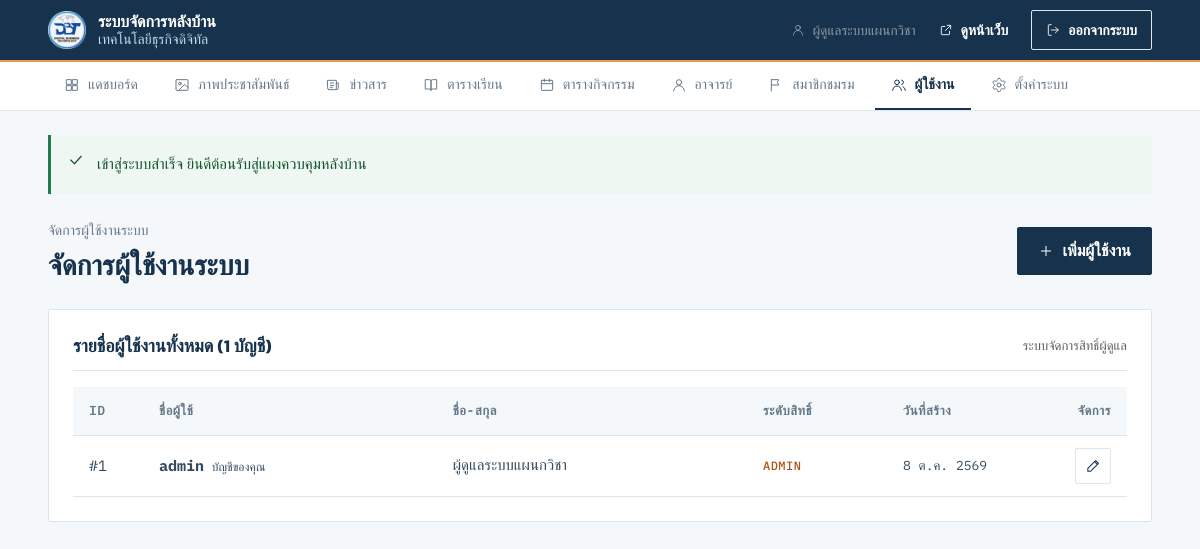
The page /admin/users.php (signed in) on the database its author committed.
### tables this page shows
CREATE TABLE
  IF NOT EXISTS `users` (
    `id` INT AUTO_INCREMENT PRIMARY KEY,
    `username` VARCHAR(50) NOT NULL UNIQUE,
    `password_hash` VARCHAR(255) NOT NULL,
    `full_name` VARCHAR(100) NOT NULL,
    `role` VARCHAR(20) NOT NULL DEFAULT 'admin',
    `created_at` TIMESTAMP DEFAULT CURRENT_TIMESTAMP
  );

### includes/services/AuthService.php (called while the page is built, shortened)
<?php
require_once __DIR__ . '/../db.php';
require_once __DIR__ . '/../helpers.php';
class AuthService
{
    private static $cachedUser = false;
    public static function currentUser(): ?array
    {
        if (self::$cachedUser === false) {
            self::$cachedUser = null;
            if (!empty($_SESSION['uid'])) {
                self::$cachedUser = q('SELECT id, username, full_name, role FROM users WHERE id = ?', [$_SESSION['uid']])->fetch() ?: null;
            }
        }
        return self::$cachedUser;
    }
    public static function requireLogin(): array
    {
        $u = self::currentUser();
        return $u;
    }
    public static function getAllUsers(): array
    {
        return q("SELECT id, username, full_name, role, created_at FROM users ORDER BY id ASC")->fetchAll();
    }
}

### includes/db.php (called while the page is built, shortened)
<?php
function db(): PDO
{
    static $pdo = null;
    if ($pdo !== null) {
        return $pdo;
    }
    $options = [
        PDO::ATTR_ERRMODE            => PDO::ERRMODE_EXCEPTION,
        PDO::ATTR_DEFAULT_FETCH_MODE => PDO::FETCH_ASSOC,
        PDO::ATTR_EMULATE_PREPARES   => false,
    ];
    try {
        $dsn = 'mysql:host=' . DB_HOST . ';port=' . DB_PORT . ';dbname=' . DB_NAME . ';charset=utf8mb4';
        $pdo = new PDO($dsn, DB_USER, DB_PASS, $options);
    } catch (PDOException $e) {
        try {
            $rootDsn = 'mysql:host=' . DB_HOST . ';port=' . DB_PORT . ';charset=utf8mb4';
            $rootPdo = new PDO($rootDsn, DB_USER, DB_PASS, $options);
            $dbNameEscaped = str_replace('`', '``', DB_NAME);
            $rootPdo->exec("CREATE DATABASE IF NOT EXISTS `{$dbNameEscaped}` CHARACTER SET utf8mb4 COLLATE utf8mb4_unicode_ci");
            unset($rootPdo);
            $pdo = new PDO($dsn, DB_USER, DB_PASS, $options);
        } catch (PDOException $subEx) {
            error_log("Database connection & auto-create error: " . $subEx->getMessage());
            http_response_code(500);
            exit('<p style="font-family:sans-serif;padding:2rem">เชื่อมต่อฐานข้อมูลไม่ได้ - ตรวจสอบค่าใน <code>.env</code> หรือ <code>includes/config.php</code></p>');
        }
    }
    try {
        $tableCheck = $pdo->query("SHOW TABLES LIKE 'users'")->fetch();
    } catch (PDOException $e) {
        error_log("Schema check error: " . $e->getMessage());
    }
    return $pdo;
}
function execute_query(string $sql, array $params = []): PDOStatement
{
    $st = db()->prepare($sql);
    $st->execute($params);
    return $st;
}
function q(string $sql, array $params = []): PDOStatement
{
    return execute_query($sql, $params);
}

### admin/users.php (the view, shortened to what this page needs)
<?php
$adminNav = 'users';
require_once __DIR__ . '/../includes/config.php';
require_once __DIR__ . '/../includes/helpers.php';
require_once __DIR__ . '/../includes/services/AuthService.php';
$currentUser = AuthService::requireLogin();
$isAdmin = ($currentUser['role'] === 'admin');
$action = filter_input(INPUT_GET, 'action', FILTER_DEFAULT) ?: ($isAdmin ? 'list' : 'edit');
$editItem = null;
$allUsers = $isAdmin ? AuthService::getAllUsers() : [];
require_once __DIR__ . '/../includes/admin-header.php';
?>
<div class="d-flex justify-content-between align-items-center mb-4">
  <div>
    <p class="eyebrow eyebrow-muted mb-1"><?= $isAdmin ? 'จัดการผู้ใช้งานระบบ' : 'ข้อมูลส่วนตัว' ?></p>
    <h1 style="font-size: 1.75rem; margin: 0;"><?= $isAdmin ? 'จัดการผู้ใช้งานระบบ' : 'แก้ไขข้อมูลส่วนตัวและรหัสผ่าน' ?></h1>
  </div>
  <?php if ($isAdmin): ?>
    <?php if ($action === 'list'): ?>
      <a href="<?= url('admin/users.php?action=new') ?>" class="btn btn-navy">
        <?= icon('plus', 16) ?>
        <span>เพิ่มผู้ใช้งาน</span>
      </a>
    <?php endif; ?>
  <?php endif; ?>
</div>
<?php if ($action === 'new' || $action === 'edit'): ?>
  <!-- ====================================================================
       ADD / EDIT FORM
       ==================================================================== -->
  <div class="admin-card mx-auto" style="max-width: 600px;">
    <div class="admin-card-head">
      <h3><?= $action === 'edit' ? 'แก้ไขผู้ใช้งาน #' . (int) $editItem['id'] : 'เพิ่มผู้ใช้งานใหม่' ?></h3>
    </div>
    <form method="POST" action="<?= url('admin/users.php') ?>" id="form-user-editor">
      <?= csrf_field() ?>
      <input type="hidden" name="sub_action" value="save">
      <?php if ($editItem): ?>
        <input type="hidden" name="id" value="<?= (int) $editItem['id'] ?>">
      <?php endif; ?>
      <div class="mb-3">
        <label for="input-user-username" class="form-label">ชื่อผู้ใช้งาน (Username) <span class="req">*</span></label>
        <input type="text"
               name="username"
               id="input-user-username"
               class="form-control mono"
               placeholder="เช่น admin หรือ editor01"
               value="<?= e($_POST['username'] ?? $editItem['username'] ?? '') ?>"
               required>
      </div>
      <div class="mb-3">
        <label for="input-user-fullname" class="form-label">ชื่อ-นามสกุลจริง <span class="req">*</span></label>
        <input type="text"
               name="full_name"
               id="input-user-fullname"
               class="form-control"
               placeholder="เช่น อ.สมชาย ใจดี"
               value="<?= e($_POST['full_name'] ?? $editItem['full_name'] ?? '') ?>"
               required>
      </div>
      <div class="mb-3">
        <label for="input-user-password" class="form-label">
          รหัสผ่าน <?= $action === 'edit' ? '<span class="text-muted">(เว้นว่างไว้หากไม่ต้องการเปลี่ยน)</span>' : '<span class="req">*</span>' ?>
        </label>
        <div class="pw-field">
          <input type="password"
                 name="password"
                 id="input-user-password"
                 class="form-control"
                 placeholder="••••••••"
                 minlength="6"
                 <?= $action === 'new' ? 'required' : '' ?>>
          <button type="button" class="pw-toggle" aria-label="แสดงรหัสผ่าน">
            <?= icon('eye', 18) ?>
          </button>
        </div>
        <div class="form-text">ความยาวอย่างน้อย 6 ตัวอักษร</div>
      </div>
      <?php if ($isAdmin): ?>
        <div class="mb-4">
          <label for="select-user-role" class="form-label">ระดับสิทธิ์</label>
          <select name="role" id="select-user-role" class="form-select">
            <option value="admin" <?= ($_POST['role'] ?? $editItem['role'] ?? '') === 'admin' ? 'selected' : '' ?>>Admin (ผู้ดูแลระบบสูงสุด)</option>
            <option value="editor" <?= ($_POST['role'] ?? $editItem['role'] ?? '') === 'editor' ? 'selected' : '' ?>>Editor (เจ้าหน้าที่แก้ไขข้อมูล)</option>
          </select>
        </div>
      <?php else: ?>
        <div class="mb-4">
          <label class="form-label">ระดับสิทธิ์</label>
          <div>
            <span class="tag"><?= e($editItem['role'] ?? 'editor') ?></span>
            <span class="text-muted small ms-2">(เฉพาะผู้ดูแลระบบหลักที่สามารถปรับเปลี่ยนสิทธิ์ได้)</span>
          </div>
        </div>
      <?php endif; ?>
      <div class="pt-3 border-top d-flex justify-content-end gap-2">
        <a href="<?= url($isAdmin ? 'admin/users.php' : 'admin/index.php') ?>" class="btn btn-line">ยกเลิก</a>
        <button type="submit" class="btn btn-navy">
          <?= icon('check', 16) ?>
          <span>บันทึกข้อมูล</span>
        </button>
      </div>
    </form>
  </div>
<?php else: ?>
  <div class="admin-card">
    <div class="admin-card-head d-flex justify-content-between align-items-center">
      <h3>รายชื่อผู้ใช้งานทั้งหมด (<?= count($allUsers) ?> บัญชี)</h3>
      <span class="mono text-muted" style="font-size: 13px;">ระบบจัดการสิทธิ์ผู้ดูแล</span>
    </div>
    <div class="table-responsive">
      <table class="admin-table">
        <thead>
          <tr>
            <th style="width: 70px;">ID</th>
            <th>ชื่อผู้ใช้</th>
            <th>ชื่อ-สกุล</th>
            <th style="width: 140px;">ระดับสิทธิ์</th>
            <th style="width: 140px;">วันที่สร้าง</th>
            <th class="text-end" style="width: 100px;">จัดการ</th>
          </tr>
        </thead>
        <tbody>
          <?php foreach ($allUsers as $userItem): ?>
            <tr>
              <td class="mono">#<?= (int) $userItem['id'] ?></td>
              <td>
                <span class="mono fw-bold text-navy"><?= e($userItem['username']) ?></span>
                <?php if ((int) $userItem['id'] === (int) $currentUser['id']): ?>
                  <span class="badge-active ms-1" style="font-size: 12px;">บัญชีของคุณ</span>
                <?php endif; ?>
              </td>
              <td><?= e($userItem['full_name']) ?></td>
              <td>
                <span class="tag" style="font-size: 12px;"><?= e($userItem['role']) ?></span>
              </td>
              <td class="mono" style="font-size: 13px;">
                <?= thai_date($userItem['created_at']) ?>
              </td>
              <td class="text-end">
                <div class="d-inline-flex gap-1">
                  <a href="<?= url('admin/users.php?action=edit&id=' . (int) $userItem['id']) ?>"
                     class="btn btn-action-icon btn-line"
                     title="แก้ไข">
                    <?= icon('pencil', 16) ?>
                  </a>
                </div>
              </td>
            </tr>
          <?php endforeach; ?>
        </tbody>
      </table>
    </div>
  </div>
<?php endif; ?>
<?php require_once __DIR__ . '/../includes/admin-footer.php'; ?>

### includes/admin-header.php (shortened to what this page needs)
<?php
require_once __DIR__ . '/config.php';
require_once __DIR__ . '/helpers.php';
require_once __DIR__ . '/services/AuthService.php';
$currentUser = AuthService::requireLogin();
$adminNav = $adminNav ?? '';
$flash = flash();
?>
<!DOCTYPE html>
<html lang="th">
<head>
  <link href="https://cdn.jsdelivr.net/npm/bootstrap@5.3.3/dist/css/bootstrap.min.css" rel="stylesheet">
  <link href="https://cdn.jsdelivr.net/npm/quill@2.0.2/dist/quill.snow.css" rel="stylesheet">
  <link rel="stylesheet" href="<?= url('assets/css/site.css') ?>?v=<?= file_exists(ROOT_PATH . '/assets/css/site.css') ? filemtime(ROOT_PATH . '/assets/css/site.css') : '1' ?>">
  <link rel="stylesheet" href="<?= url('assets/css/admin.css') ?>?v=<?= file_exists(ROOT_PATH . '/assets/css/admin.css') ? filemtime(ROOT_PATH . '/assets/css/admin.css') : '1' ?>">
</head>
<body style="padding-bottom: 40px; background-color: var(--c-bg-alt);">
<header class="admin-header py-2">
  <div class="container-xl d-flex align-items-center justify-content-between">
    <div class="d-flex align-items-center gap-3">
      <a href="<?= url('admin') ?>" class="brand text-white text-decoration-none">
        <img src="<?= url('assets/favicon/apple-touch-icon.png') ?>" alt="DBT" class="brand-favicon" width="38" height="38">
        <div class="brand-text">
          <span class="brand-name text-white">ระบบจัดการหลังบ้าน</span>
          <span class="brand-sub" style="color: var(--c-blue-300);"><?= e(SITE_NAME) ?></span>
        </div>
      </a>
    </div>
    <div class="d-flex align-items-center gap-2">
      <span class="text-white-50 d-none d-md-inline mono" style="font-size: 13.5px;">
        <?= icon('user', 14) ?> <?= e($currentUser['full_name'] ?? $currentUser['username'] ?? 'Admin') ?>
      </span>
      <a href="<?= url('index') ?>" class="btn btn-sm btn-navy" target="_blank" title="ดูหน้าเว็บจริง">
        <?= icon('external', 14) ?>
        <span class="d-none d-sm-inline">ดูหน้าเว็บ</span>
      </a>
      <form method="POST" action="<?= url('logout') ?>" class="d-inline m-0">
        <button type="submit" class="btn btn-sm btn-line text-white border-white-50" title="ออกจากระบบ">
          <?= icon('log-out', 14) ?>
          <span class="d-none d-sm-inline">ออกจากระบบ</span>
        </button>
      </form>
    </div>
  </div>
</header>
<nav class="admin-nav-strip" aria-label="เมนูจัดการหลังบ้าน">
  <div class="container-xl">
    <ul>
      <li>
        <a href="<?= url('admin') ?>" <?= $adminNav === 'dashboard' ? 'aria-current="page"' : '' ?>>
          <?= icon('grid', 16) ?> แดชบอร์ด
        </a>
      </li>
      <li>
        <a href="<?= url('admin/hero') ?>" <?= $adminNav === 'hero' ? 'aria-current="page"' : '' ?>>
          <?= icon('image', 16) ?> ภาพประชาสัมพันธ์
        </a>
      </li>
      <li>
        <a href="<?= url('admin/news') ?>" <?= $adminNav === 'news' ? 'aria-current="page"' : '' ?>>
          <?= icon('news', 16) ?> ข่าวสาร
        </a>
      </li>
      <li>
        <a href="<?= url('admin/classes') ?>" <?= $adminNav === 'classes' ? 'aria-current="page"' : '' ?>>
          <?= icon('book', 16) ?> ตารางเรียน
        </a>
      </li>
      <li>
        <a href="<?= url('admin/activities') ?>" <?= $adminNav === 'activities' ? 'aria-current="page"' : '' ?>>
          <?= icon('calendar', 16) ?> ตารางกิจกรรม
        </a>
      </li>
      <li>
        <a href="<?= url('admin/teachers') ?>" <?= $adminNav === 'teachers' ? 'aria-current="page"' : '' ?>>
          <?= icon('user', 16) ?> อาจารย์
        </a>
      </li>
      <li>
        <a href="<?= url('admin/club') ?>" <?= $adminNav === 'club' ? 'aria-current="page"' : '' ?>>
          <?= icon('flag', 16) ?> สมาชิกชมรม
        </a>
      </li>
      <li>
        <a href="<?= url('admin/users' . (($currentUser['role'] ?? '') !== 'admin' ? '?action=edit&id=' . (int) $currentUser['id'] : '')) ?>" <?= $adminNav === 'users' ? 'aria-current="page"' : '' ?>>
          <?= icon('users', 16) ?> <?= (($currentUser['role'] ?? '') === 'admin') ? 'ผู้ใช้งาน' : 'ข้อมูลส่วนตัว' ?>
        </a>
      </li>
      <?php if (($currentUser['role'] ?? '') === 'admin'): ?>
      <li>
        <a href="<?= url('admin/settings') ?>" <?= $adminNav === 'settings' ? 'aria-current="page"' : '' ?>>
          <?= icon('settings', 16) ?> ตั้งค่าระบบ
        </a>
      </li>
      <?php endif; ?>
    </ul>
  </div>
</nav>
<div class="<?= !empty($containerFluid) ? 'container-fluid px-3 px-xl-4 px-xxl-5' : 'container-xl' ?> pt-4">
  <?php if ($flash): ?>
    <div class="alert-line <?= $flash['type'] === 'error' ? 'is-error' : '' ?> mb-4" role="alert">
      <?= icon($flash['type'] === 'error' ? 'alert' : 'check', 18) ?>
      <div><?= e($flash['msg']) ?></div>
    </div>
  <?php endif; ?>

### includes/helpers.php (shortened to what this page needs)
<?php
require_once __DIR__ . '/db.php';
function e($v): string
{
    return htmlspecialchars((string) $v, ENT_QUOTES, 'UTF-8');
}
function url(string $path = ''): string
{
    $clean = ltrim($path, '/');
    if ($clean !== '' && !str_starts_with($clean, 'uploads/') && !str_starts_with($clean, 'assets/') && !str_starts_with($clean, 'favicon.')) {
        $clean = preg_replace('/\.php(\?.*)?$/', '$1', $clean);
        if ($clean === 'index') {
            $clean = '';
        } elseif ($clean === 'admin/index') {
            $clean = 'admin';
        }
    }
    $root = rtrim(BASE_URL, '/');
    if ($clean === '') {
        return $root !== '' ? $root . '/' : '/';
    }
    return ($root !== '' ? $root : '') . '/' . $clean;
}
function flash(?string $msg = null, string $type = 'success'): ?array
{
    $f = $_SESSION['flash'] ?? null;
    return $f;
}
function thai_date(?string $date, bool $long = false): string
{
    $t = strtotime($date);
    $m = (int) date('n', $t);
    return date('j', $t) . ' ' . ($long ? TH_MONTHS[$m] : TH_MONTHS_SHORT[$m]) . ' ' . (date('Y', $t) + 543);
}
function icon(string $name, int $size = 20, string $class = ''): string
{
    $c = $class ? ' class="' . e($class) . '"' : '';
    return '<svg' . $c . ' width="' . $size . '" height="' . $size . '" viewBox="0 0 24 24" fill="none" stroke="currentColor" stroke-width="1.5" stroke-linecap="round" stroke-linejoin="round" aria-hidden="true" focusable="false">' . ($p[$name] ?? '') . '</svg>';
}

### rows shown on the page
users: full_name "ผู้ดูแลระบบแผนกวิชา", id "1", username "admin", shows "บัญชีของคุณ", role "ADMIN", created_at "8 ต.ค. 2569"

### other values the page prints
SITE_NAME "เทคโนโลยีธุรกิจดิจิทัล"
$flash['msg'] "เข้าสู่ระบบสำเร็จ ยินดีต้อนรับสู่แผงควบคุมหลังบ้าน"
count($allUsers) "1"
